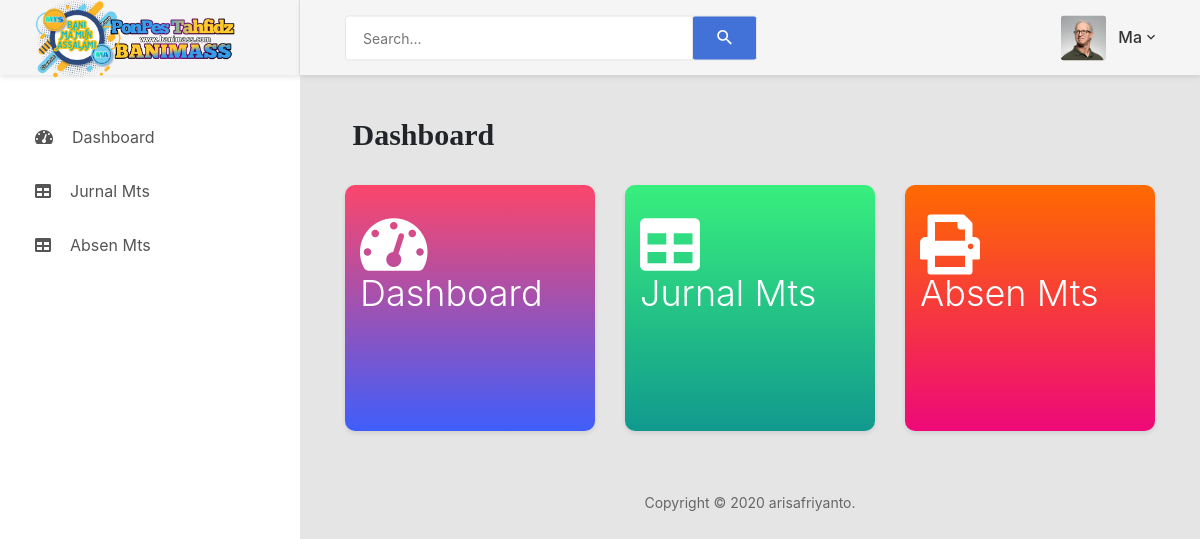
The page /page/guru_mts/index.php (signed in) on the database its author committed.
### tables this page shows
CREATE TABLE `data_guru` (
  `id` int(11) NOT NULL,
  `nama` varchar(255) NOT NULL,
  `nomor_pegawai` varchar(255) NOT NULL,
  `username` varchar(255) NOT NULL,
  `password` varchar(255) NOT NULL,
  `jabatan` varchar(255) NOT NULL,
  `tunjab` varchar(255) NOT NULL,
  `foto` varchar(255) NOT NULL,
  `guru_ma` varchar(255) NOT NULL,
  `guru_mts` varchar(255) NOT NULL
);

### page/guru_mts/index.php (the view, shortened to what this page needs)
<?php
require "../../functions.php";
$id = $_SESSION['id'];
@$sql = mysqli_query($conn, "select * from data_guru where id='$id'");
$data = mysqli_fetch_assoc($sql);
?>
<!DOCTYPE html>
<html lang="en">
<head>
    <link href="../../assets/css/font-face.css" rel="stylesheet" media="all">
    <link href="../../assets/vendor/font-awesome-4.7/css/font-awesome.min.css" rel="stylesheet" media="all">
    <link href="../../assets/vendor/font-awesome-5/css/fontawesome-all.min.css" rel="stylesheet" media="all">
    <link href="../../assets/vendor/mdi-font/css/material-design-iconic-font.min.css" rel="stylesheet" media="all">
    <link href="../../assets/vendor/bootstrap-4.1/bootstrap.min.css" rel="stylesheet" media="all">
    <link href="../../assets/vendor/animsition/animsition.min.css" rel="stylesheet" media="all">
    <link href="../../assets/vendor/bootstrap-progressbar/bootstrap-progressbar-3.3.4.min.css" rel="stylesheet" media="all">
    <link href="../../assets/vendor/wow/animate.css" rel="stylesheet" media="all">
    <link href="../../assets/vendor/css-hamburgers/hamburgers.min.css" rel="stylesheet" media="all">
    <link href="../../assets/vendor/slick/slick.css" rel="stylesheet" media="all">
    <link href="../../assets/vendor/select2/select2.min.css" rel="stylesheet" media="all">
    <link href="../../assets/vendor/perfect-scrollbar/perfect-scrollbar.css" rel="stylesheet" media="all">
    <link href="../../assets/css/theme.css" rel="stylesheet" media="all">
    <link rel="stylesheet" type="text/css" href="../../assets/DataTables/datatables.min.css" />
</head>
<body class="animsition">
    <div class="page-wrapper">
        <aside class="menu-sidebar d-none d-lg-block">
            <div class="logo">
                <a href="index.html">
                    <img src="../../assets/images/logobmap.png" width="200px" alt="banimass" />
                </a>
            </div>
            <div class="menu-sidebar__content js-scrollbar1">
                <nav class="navbar-sidebar">
                    <ul class="list-unstyled navbar__list">
                        <li>
                            <a href="index.php">
                                <i class="fas fa-tachometer-alt"></i>Dashboard</a>
                        </li>
                        <li>
                            <a href="?page=jurnal_mts">
                                <i class="fas fa-table"></i>Jurnal Mts</a>
                        </li>
                        <li>
                            <a href="?page=absen_mts">
                                <i class="fas fa-table"></i>Absen Mts</a>
                        </li>
                    </ul>
                </nav>
            </div>
        </aside>
        <div class="page-container">
            <header class="header-desktop">
                <div class="section__content section__content--p30">
                    <div class="container-fluid">
                        <div class="header-wrap">
                            <form class="form-header" action="" method="POST">
                                <input class="au-input au-input--xl" type="text" name="search" placeholder="Search..." />
                                <button class="au-btn--submit" type="submit">
                                    <i class="zmdi zmdi-search"></i>
                                </button>
                            </form>
                            <div class="header-button">
                                <div class="account-wrap">
                                    <div class="account-item clearfix js-item-menu">
                                        <div class="image">
                                            <img src="../../assets/images/guru/<?= $data['foto']; ?>" alt="Foto" />
                                        </div>
                                        <div class="content">
                                            <a class="js-acc-btn" href="#"><?= $data['nama'] ?></a>
                                        </div>
                                    </div>
                                </div>
                            </div>
                        </div>
                    </div>
                </div>
            </header>
            <div class="main-content">
                <div class="section__content section__content--p30">
                    <?php
                    @$page = $_GET['page'];
                    @$aksi = $_GET['aksi'];
                    if ($page == "") {
                        include "home.php";
                    } else if ($page == "jurnal_mts") {
                        if ($aksi == "") {
                            include "jurnal mts/jurnal_mts.php";
                        } else if ($aksi == "tambah") {
                            include "jurnal mts/tambah_mts.php";
                        } else if ($aksi == "edit") {
                            include "jurnal mts/edit_mts.php";
                        } else if ($aksi == "hapus") {
                            include "jurnal mts/hapus_mts.php";
                        }
                    } else if ($page == "absen_mts") {
                        if ($aksi == "") {
                            include "absen mts/absen_mts.php";
                        } else if ($aksi == "tambah") {
                            include "absen mts/tambah_absen_mts.php";
                        } else if ($aksi == "edit") {
                            include "absen mts/edit_absen_mts.php";
                        } else if ($aksi == "hapus") {
                            include "absen mts/hapus_absen_mts.php";
                        }
                    }
                    ?>
                    <div class="row">
                        <div class="col-md-12">
                            <div class="copyright">
                                <p>Copyright © 2020 arisafriyanto.</p>
                            </div>
                        </div>
                    </div>
                </div>
            </div>
        </div>
    </div>
</body>
</html>

### rows shown on the page
data_guru: foto (picture), nama "Ma"
